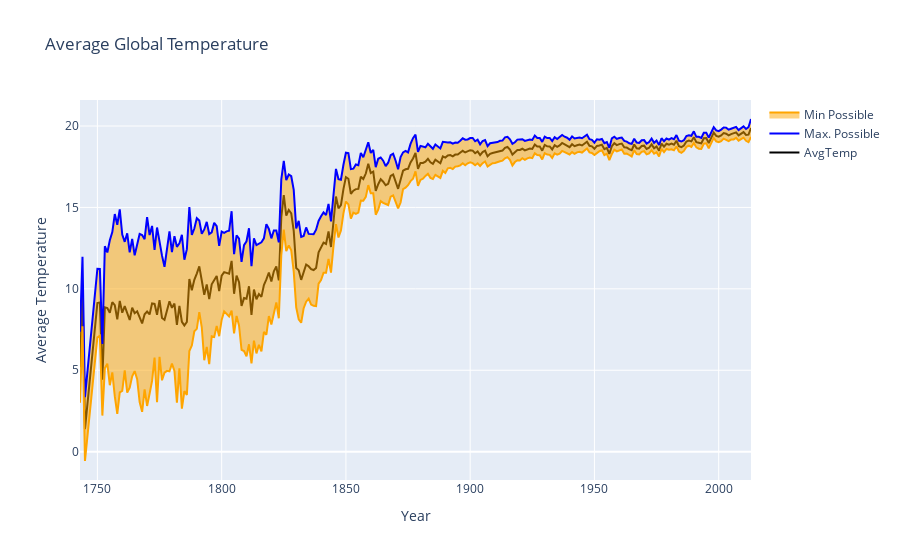

The notebook cell this image was saved under:
### Code cell
years = np.unique(global_temp_country['dt'].apply(lambda x : x[:4]))
mean_temp=[]
mean_temp_world_uncertainity=[]

for year in years:
    mean_temp.append(global_temp_country[global_temp_country['dt'].apply(lambda x: x[:4]==year)]['AverageTemperature'].mean())
    mean_temp_world_uncertainity.append(global_temp_country[global_temp_country['dt'].apply(lambda x:x[:4]==year)]['AverageTemperatureUncertainty'].mean())

trace1 = go.Scatter(x=years,y=np.array(mean_temp_world_uncertainity)+np.array(mean_temp),name="Max. Possible ", line_color='blue')
trace0 = go.Scatter(x=years,y=mean_temp,name="AvgTemp", line_color='black')
trace2 = go.Scatter(x=years,y=np.array(mean_temp)-np.array(mean_temp_world_uncertainity),name="Min Possible",fill='tonexty', mode='lines',line_color='orange')

data = [trace0,trace1,trace2 ]

layout = go.Layout(xaxis = dict(title='Year'), yaxis=dict(title='Average Temperature '),title='Average Global Temperature',showlegend=True)

fig=go.Figure(data,layout)
py.iplot(fig)

### Figure 1 — Plotly figure (JSON) as saved in the notebook; plotly's stock layout.template omitted (floating-point values rounded to 4 significant figures; data arrays with more than 128 entries replaced by an {"elided": "..."} marker saying what was removed)
{"data": [{"line": {"color": "black"}, "name": "AvgTemp", "type": "scatter", "x": {"elided": "267 str values"}, "y": {"elided": "267 float values"}}, {"line": {"color": "blue"}, "name": "Max. Possible ", "type": "scatter", "x": {"elided": "267 str values"}, "y": {"elided": "267 float values"}}, {"fill": "tonexty", "line": {"color": "orange"}, "mode": "lines", "name": "Min Possible", "type": "scatter", "x": {"elided": "267 str values"}, "y": {"elided": "267 float values"}}], "layout": {"showlegend": true, "title": {"text": "Average Global Temperature"}, "xaxis": {"title": {"text": "Year"}}, "yaxis": {"title": {"text": "Average Temperature "}}}}
